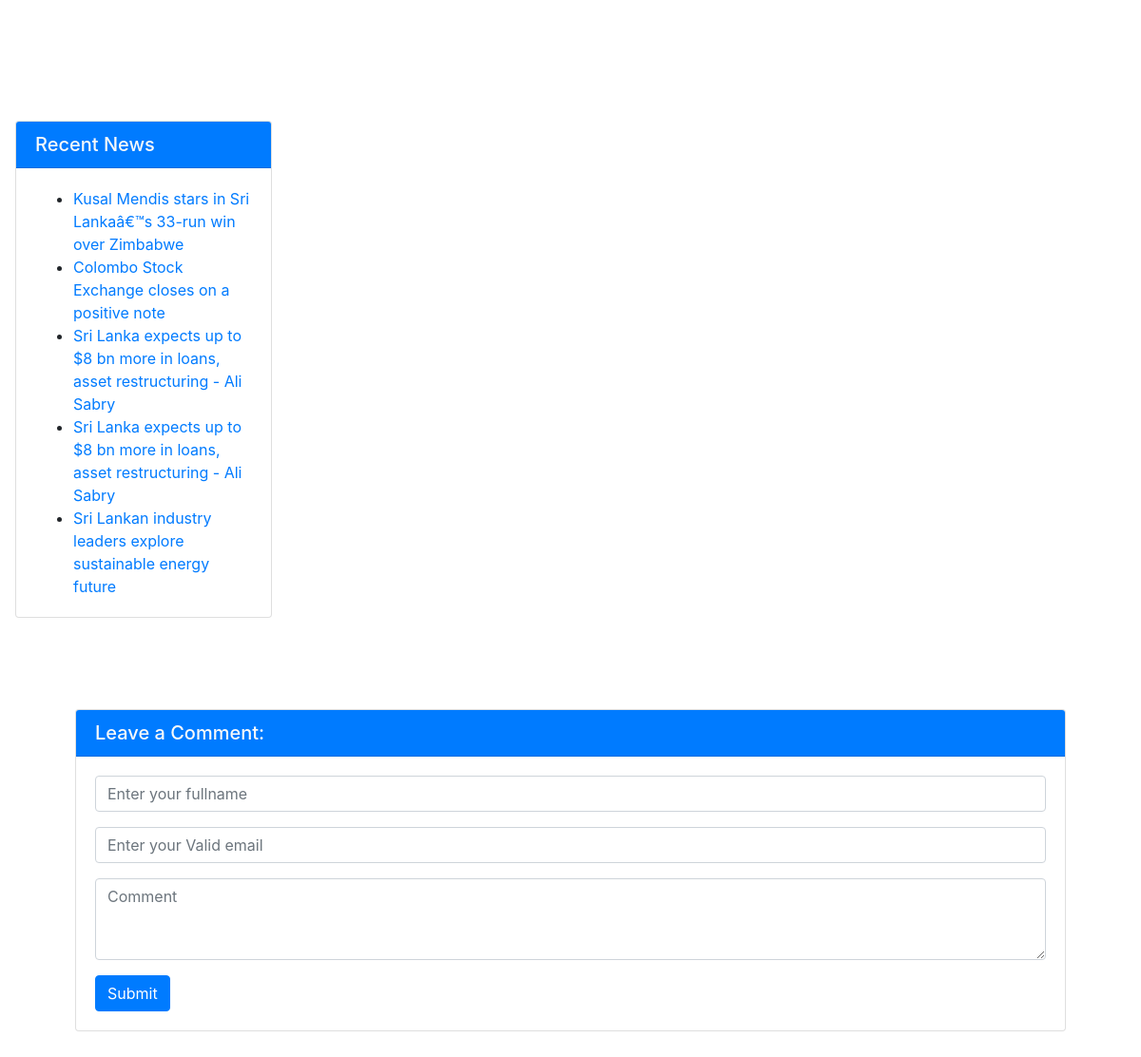
Screenshot of /news-details.php with the database file from the repository.
### tables this page shows
CREATE TABLE `tblposts` (
  `id` int(11) NOT NULL,
  `PostTitle` longtext DEFAULT NULL,
  `CategoryId` int(11) DEFAULT NULL,
  `SubCategoryId` int(11) DEFAULT NULL,
  `PostDetails` longtext DEFAULT NULL,
  `PostingDate` timestamp NULL DEFAULT current_timestamp(),
  `UpdationDate` timestamp NULL DEFAULT NULL ON UPDATE current_timestamp(),
  `Is_Active` int(1) DEFAULT NULL,
  `PostUrl` mediumtext DEFAULT NULL,
  `PostImage` varchar(255) DEFAULT NULL
);

### news-details.php (the view, shortened to what this page needs)
<!DOCTYPE html>
<html lang="en">
  <head>
    <link href="vendor/bootstrap/css/bootstrap.min.css" rel="stylesheet">
    <link href="css/modern-business.css" rel="stylesheet">
  </head>
  <body>
    <div class="container-fluide m-3">
      <div class="row" style="margin-top: 4%">
        <div class="col-md-3">
          <div class="card my-4">
            <h5 class="card-header bg-primary text-light">Recent News</h5>
            <div class="card-body">
                      <ul class="mb-0">
<?php
$query=mysqli_query($con,"select tblposts.id as pid,tblposts.PostTitle as posttitle from tblposts left join tblcategory on tblcategory.id=tblposts.CategoryId left join  tblsubcategory on  tblsubcategory.SubCategoryId=tblposts.SubCategoryId limit 8");
while ($row=mysqli_fetch_array($query)) {
?>
  <li>
   <a style="text-decoration:none;" href="news-details.php?nid=<?php echo htmlentities($row['pid'])?>"><?php echo htmlentities($row['posttitle']);?></a>
      </li>
            <?php } ?>
          </ul>
            </div>
          </div>
        </div>
        <div class="col-md-8">
        </div>
      </div>
 <div class="row m-5">
   <div class="col-md-12">
<div class="card my-4">
            <h5 class="card-header bg-primary text-light">Leave a Comment:</h5>
            <div class="card-body">
              <form name="Comment" method="post">
 <div class="form-group">
<input type="text" name="name" class="form-control" placeholder="Enter your fullname" required>
</div>
 <div class="form-group">
 <input type="email" name="email" class="form-control" placeholder="Enter your Valid email" required>
 </div>
                <div class="form-group">
                  <textarea class="form-control" name="comment" rows="3" placeholder="Comment" required></textarea>
                </div>
                <button type="submit" class="btn btn-primary" name="submit">Submit</button>
              </form>
            </div>
          </div>
        </div>
      </div>
    </div>

### css/modern-business.css (style rules this page uses)
body { padding-top: 54px; }
@media (min-width: 992px) { body { padding-top: 56px; } }

### rows the page displays
tblposts: PostTitle "Kusal Mendis stars in Sri Lankaâ€™s 33-run win over Zimbabwe"
tblposts: PostTitle "Colombo Stock Exchange closes on a positive note"
tblposts: PostTitle "Sri Lanka expects up to $8 bn more in loans, asset restructuring - Ali Sabry"
tblposts: PostTitle "Sri Lanka expects up to $8 bn more in loans, asset restructuring - Ali Sabry"
tblposts: PostTitle "Sri Lankan industry leaders explore sustainable energy future"
